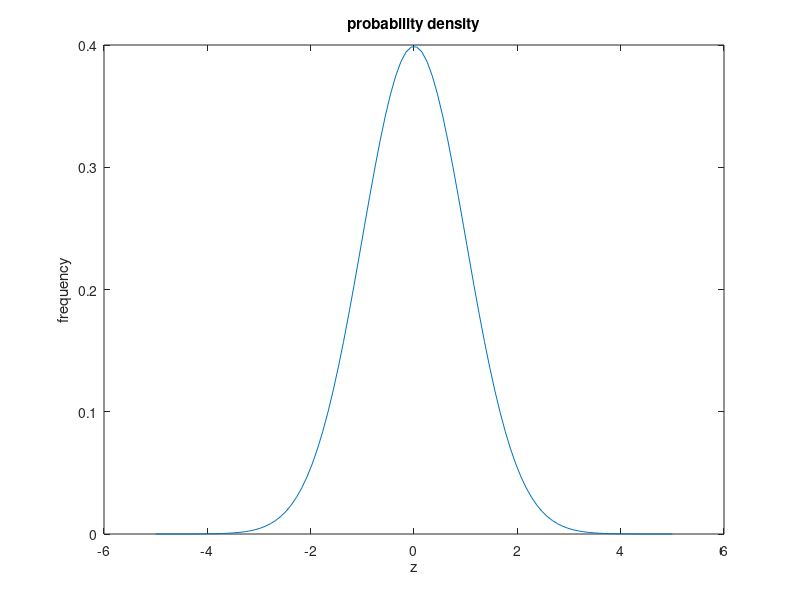

Source code (MATLAB):
%% Question 10
clear
clc

z = linspace(-5,5,100) % the value of z between -5 to 5 and 100 is the number of points.
f = 1/sqrt(2*pi)*exp(-z.^(2)/2) % the formula to calculate the frequency.
plot(z,f) % plotting the z and the frequency.
xlabel('z') % labelling the abscissa.
ylabel('frequency') %labelling the ordinate.
title('probability density') % Giving the title to the graph.